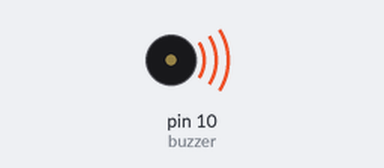
Bench run of a sketch on a simulated Arduino Mega 2560, built with avr-gcc and run on an emulated ATmega2560. Shown: buzzer (waves = sounding).

Above: at 0.1 s.
Timing chart, 0 to 40.0 s (numbered marks = the images above):
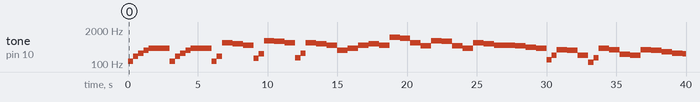

The sketch:

Moje_Noty_Tennesee.ino
```cpp
/* Započato 24.10. 2018*/
/* Jiří Zelenka */
/* facebook.com/jirka.zelenka.3 */


/*************************************************
 * Public Constants
 *************************************************/
#define C0   16.35
#define Cis0 17.32
#define D0   18.35
#define Dis0 19.45
#define E0   20.6
#define F0   21.83
#define Fis0 23.12
#define G0   24.5
#define Gis0 25.96
#define A0   27.5
#define Ais0 29.14
#define H0   30.87
#define C1   32.7
#define Cis1 34.65
#define D1   36.71
#define Dis1 38.89
#define E1   41.20
#define F1   43.65
#define Fis1 46.25
#define G1   49
#define Gis1 51.91
#define A1   55
#define Ais1 58.27
#define H1   61.74
#define C2   65.41
#define Cis2 69.3
#define D2   73.42
#define Dis2 77.78
#define E2   82.41
#define F2   87.31
#define Fis2 92.5
#define G2   98
#define Gis2 103.83
#define A2   110
#define Ais2 116.54
#define H2   123.47
#define C3   130.81
#define Cis3 138.59
#define D3   146.83
#define Dis3 155.56
#define E3   164.81
#define F3   174.61
#define Fis3 185
#define G3   196
#define Gis3 207.65
#define A3   220
#define Ais3 233.08
#define H3   246.94
#define C4   261.63
#define Cis4 277.18
#define D4   293.66
#define Dis4 311.13
#define E4   329.63
#define F4   349.23
#define Fis4 369.99
#define G4   392
#define Gis4 415.3
#define A4   440
#define Ais4 466.16
#define H4   493.88
#define C5   523.25
#define Cis5 554.37
#define D5   587.33
#define Dis5 622.25
#define E5   659.25
#define F5   698.46
#define Fis5 739.99
#define G5   783.99
#define Gis5 830.61
#define A5   880
#define Ais5 932.33
#define H5   987.77
#define C6   1046.5
#define Cis6 1108.73
#define D6   1174.66
#define Dis6 1244.51
#define E6   1318.51
#define F6   1396.91
#define Fis6 1479.98
#define G6   1567.98
#define Gis6 1661.22
#define A6   1760
#define Ais6 1864.66
#define H6   1975.53
#define C7   2093
#define Cis7 2217.46
#define D7   2349.32
#define Dis7 2489.02
#define E7   2637.02
#define F7   2793.83
#define Fis7 2959.96
#define G7   3135.96
#define Gis7 3322.44
#define A7   3520
#define Ais7 3729.31
#define H7   3951.07
#define C8   4186.01
#define Cis8 4434.92
#define D8   4698.63
#define Dis8 4978.03
#define E8   5274.04
#define F8   5587.65
#define Fis8 5919.91
#define G8   6271.93
#define Gis8 6644.88
#define A8   7040
#define Ais8 7458.62
#define H8   7902.13


const int buzzer = 10;
const int songspeed = 3;
//Change to 2 for a slower version of the song, the bigger the number the slower the song


int notes[] = {       //Note of the song, 0 is a rest/pulse

C3, G3, C4, E4, G4 ,
C3, G3, C4, E4, G4 ,
C3, G3, E5, D5, C5,
E3, H3, G5, Fis5, E5,   /*20*/

F3, C4, E5, D5, C5,
E4, G4, C5, D5,
C5, C6, H5, E5,
H4, G5, Fis5, H4,     /*17*/ /*37*/

G4, E5, D5, C5,
C5, H4, A4, G4,
D3, A3, F4, E4, A3,
Ais2, F3, G4, F4, Ais3, /*18*/ /*55*/

A3, F4, E4, D4,
C4, H3, A3, H3,
C3, G3, E4, D4, G3,
E3, H3, G4, Fis4, H3,    /*18*/ /*73*/

/*1*/ /*2*/

C3, G3, E4, D4, G3,
E3, H3, G4, Fis4, H3,
A3, G4, E4, A3,
G3, D4, G4, H3, G5,     /*19*/ /*92*/

C6, H5, C6, E5,
G5, G5,
A5, G5, A5, C5,
E5, D5, H5,           /*13*/ /*105*/

C6, H5, C6, E5,
G5, G5,
F5, E5, D5, C5,       /*10*/ /*115*/

E5,
D5, G5,
C6, H5, C6, E5,       /*7*/ /*122*/

G5, G5,
A5, G5, A5, C5,        /*6*/ /*128*/

 /*2*/ /*3*/

E5, D5, H5,
C6, H5, C6, E5,

G5, G5,
F5, E5, D5, C5,       /*13*/ /*141*/

F5, E5, D5, C5,
F5, E5, D5, C5,
C5, D5,             /*10*/ /*151*/

H4, G4,
C5, D5,
H4, G5,
C6, D6,           /*8*/ /*159*/

H5, G4,
C5, E4, D4, C4,
H4, G4, Fis4, E4,
A4, E4, D4, C4,     /*14*/ /*173*/

/*3*/ /*4*/

G4, G3, C4, D4,
C4, C5, H4, E4,
E3, H3, G4, Fis4, H3,   /*13*/ /*186*/

C3, G3, E4, D4, C4,
C4, H3, C4, G3,
D3, A3, D4, F4, F5, E5, A4,    /*16*/ /*202*/

 Ais2, F3, D4, F4, E5, D5, F4,
 D3, A3, D4, F4, F6, E6, D6,
 C6, H5, A5, H5,              /*18*/ /*220*/

 C6, E5, D5, G4,
 H6, G5, Fis5, H4,
 A6, A5, G5, F5,              /*12*/ /*232*/

 G6, G5, F5, H4,
 F5, F5, E5, A4,
 G3, C5, G4, D4,
 C4                          /*13*/ /*245*/


};
int duration[] = {

125, 125, 125, 125, 500,
125, 125, 125, 125, 500,
125, 125, 250, 250, 250,
125, 125, 250, 250, 250,

125, 125, 250, 250, 250,
250, 250, 250, 250,
250, 250, 250, 250,
250, 250, 250, 250,

250, 250, 250, 250,
250, 250, 250, 250,
125, 125, 250, 250, 250,
125, 125, 250, 250, 250,

250, 250, 250, 250,
250, 250, 250, 250,
125, 125, 250, 250, 250,
125, 125, 250, 250, 250,

/*1*/ /*2*/

125, 125, 250, 250, 250,
125, 125, 250, 250, 250,
250, 250, 250, 250,
125, 125, 250, 250, 250,

250, 250, 250, 250,
750, 250,
250, 250, 250, 250,
500, 250, 250,

250, 250, 250, 250,
750, 250,
250, 250, 250, 250,

1000,
500, 250,
250, 250, 250, 250,

750, 250,
250, 250, 250, 250,

/*2*/ /*3*/

500, 250, 250,
250, 250, 250, 250,

750, 250,
250, 250, 250, 250,

250, 250, 250, 250,
250, 250, 375, 125,
750, 250,

750, 250,
750, 250,
750, 250,
750, 250,

750, 250,
250, 250, 250, 250,
250, 250, 250, 250,
250, 250, 250, 250,

/*3*/ /*4*/


250, 250, 250, 250,
250, 250, 250, 250,
125, 125, 250, 250, 250,

125, 125, 250, 250, 250,
250, 250, 250, 250,
62.5, 62.5, 62.5, 62.5, 250, 250, 250,

62.5, 62.5, 62.5, 62.5, 250, 250, 250,
62.5, 62.5, 62.5, 62.5, 250, 250, 250,
250, 250, 250, 250,

250, 250, 250, 250,
250, 250, 250, 250,
250, 250, 250, 250,

250, 250, 250, 250,
250, 250, 250, 250,
250, 250, 250, 250,
2000

};

void setup() {
  for (int i=0;i<245;i++){              //203 is the total number of music notes in the song
  int wait = duration[i] * songspeed;
  tone(buzzer,notes[i],wait);
  delay(wait);}
}
void loop() {}
```

Measured:
- by itself, tone on pin 10 (buzzer): plays 130 Hz for 0.38 s, 196 Hz for 0.38 s, 261 Hz for 0.38 s, 329 Hz for 0.38 s, 392 Hz for 1.5 s, 130 Hz for 0.38 s … (60 notes in this stretch)
